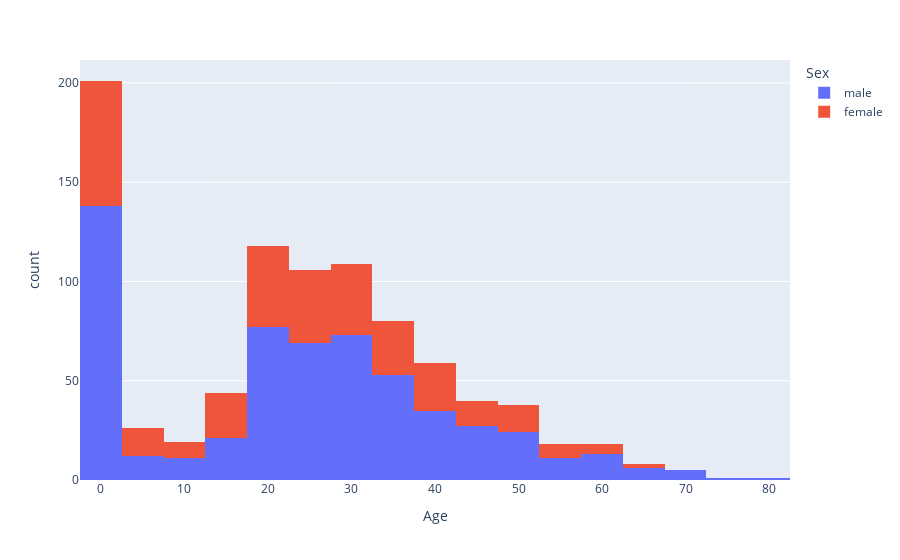

Here is the notebook cell this chart was saved with:
### Code cell
fig = px.histogram(data, x="Age", color='Sex', nbins=20)
fig.show()

### Figure 1 — Plotly figure (JSON) as saved in the notebook; plotly's stock layout.template omitted (floating-point values rounded to 4 significant figures; data arrays with more than 128 entries replaced by an {"elided": "..."} marker saying what was removed)
{"data": [{"alignmentgroup": "True", "bingroup": "x", "hovertemplate": "Sex=male<br>Age=%{x}<br>count=%{y}<extra></extra>", "legendgroup": "male", "marker": {"color": "#636efa"}, "name": "male", "nbinsx": 20, "offsetgroup": "male", "orientation": "v", "showlegend": true, "type": "histogram", "x": {"elided": "577 float values"}, "xaxis": "x", "yaxis": "y"}, {"alignmentgroup": "True", "bingroup": "x", "hovertemplate": "Sex=female<br>Age=%{x}<br>count=%{y}<extra></extra>", "legendgroup": "female", "marker": {"color": "#EF553B"}, "name": "female", "nbinsx": 20, "offsetgroup": "female", "orientation": "v", "showlegend": true, "type": "histogram", "x": {"elided": "314 float values"}, "xaxis": "x", "yaxis": "y"}], "layout": {"barmode": "relative", "legend": {"title": {"text": "Sex"}, "tracegroupgap": 0}, "margin": {"t": 60}, "xaxis": {"anchor": "y", "domain": [0, 1], "title": {"text": "Age"}}, "yaxis": {"anchor": "x", "domain": [0, 1], "title": {"text": "count"}}}}
